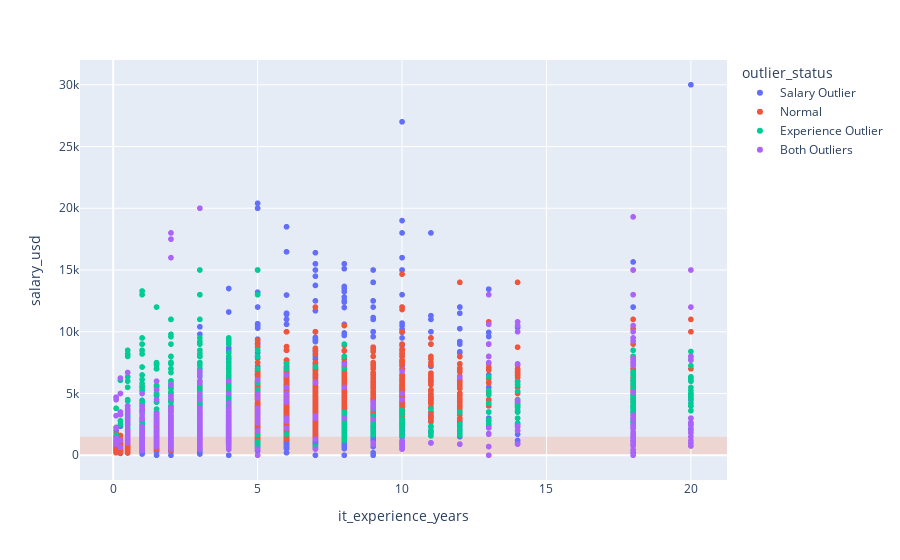

This figure's notebook cell:
### Code cell
fig = px.scatter(
    df_slr_outlier,
    x='it_experience_years',
    y='salary_usd',
    hover_data=['salary_usd', 'position_level'],
    color='outlier_status',
)
fig.add_shape(
    type='rect',
    xref='paper',
    yref='y',
    x0=0, x1=1,
    y0=0, y1=1500,
    fillcolor='LightSalmon',
    opacity=0.3,
    layer='below',
    line_width=0
)
fig.show()

### Figure 1 — Plotly figure (JSON) as saved in the notebook; plotly's stock layout.template omitted (floating-point values rounded to 4 significant figures; data arrays with more than 128 entries replaced by an {"elided": "..."} marker saying what was removed)
{"data": [{"customdata": {"elided": "1411x1 str values"}, "hovertemplate": "outlier_status=Salary Outlier<br>it_experience_years=%{x}<br>salary_usd=%{y}<br>position_level=%{customdata[0]}<extra></extra>", "legendgroup": "Salary Outlier", "marker": {"color": "#636efa", "symbol": "circle"}, "mode": "markers", "name": "Salary Outlier", "showlegend": true, "type": "scattergl", "x": {"elided": "1411 float values"}, "xaxis": "x", "y": {"elided": "1411 float values"}, "yaxis": "y"}, {"customdata": {"elided": "3049x1 str values"}, "hovertemplate": "outlier_status=Normal<br>it_experience_years=%{x}<br>salary_usd=%{y}<br>position_level=%{customdata[0]}<extra></extra>", "legendgroup": "Normal", "marker": {"color": "#EF553B", "symbol": "circle"}, "mode": "markers", "name": "Normal", "showlegend": true, "type": "scattergl", "x": {"elided": "3049 float values"}, "xaxis": "x", "y": {"elided": "3049 float values"}, "yaxis": "y"}, {"customdata": {"elided": "440x1 str values"}, "hovertemplate": "outlier_status=Experience Outlier<br>it_experience_years=%{x}<br>salary_usd=%{y}<br>position_level=%{customdata[0]}<extra></extra>", "legendgroup": "Experience Outlier", "marker": {"color": "#00cc96", "symbol": "circle"}, "mode": "markers", "name": "Experience Outlier", "showlegend": true, "type": "scattergl", "x": {"elided": "440 float values"}, "xaxis": "x", "y": {"elided": "440 float values"}, "yaxis": "y"}, {"customdata": {"elided": "572x1 str values"}, "hovertemplate": "outlier_status=Both Outliers<br>it_experience_years=%{x}<br>salary_usd=%{y}<br>position_level=%{customdata[0]}<extra></extra>", "legendgroup": "Both Outliers", "marker": {"color": "#ab63fa", "symbol": "circle"}, "mode": "markers", "name": "Both Outliers", "showlegend": true, "type": "scattergl", "x": {"elided": "572 float values"}, "xaxis": "x", "y": {"elided": "572 float values"}, "yaxis": "y"}], "layout": {"legend": {"title": {"text": "outlier_status"}, "tracegroupgap": 0}, "margin": {"t": 60}, "shapes": [{"fillcolor": "LightSalmon", "layer": "below", "line": {"width": 0}, "opacity": 0.3, "type": "rect", "x0": 0, "x1": 1, "xref": "paper", "y0": 0, "y1": 1500, "yref": "y"}], "xaxis": {"anchor": "y", "domain": [0, 1], "title": {"text": "it_experience_years"}}, "yaxis": {"anchor": "x", "domain": [0, 1], "title": {"text": "salary_usd"}}}}
